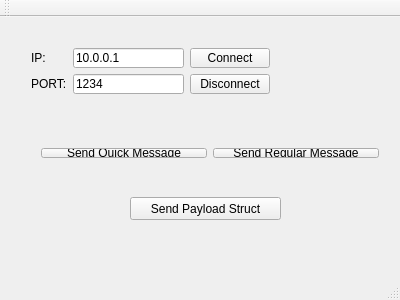
<?xml version="1.0" encoding="UTF-8"?>
<ui version="4.0">
 <class>MainWindow</class>
 <widget class="QMainWindow" name="MainWindow">
  <property name="geometry">
   <rect>
    <x>0</x>
    <y>0</y>
    <width>400</width>
    <height>300</height>
   </rect>
  </property>
  <property name="windowTitle">
   <string>MainWindow</string>
  </property>
  <widget class="QWidget" name="centralWidget">
   <widget class="QWidget" name="layoutWidget">
    <property name="geometry">
     <rect>
      <x>20</x>
      <y>20</y>
      <width>261</width>
      <height>68</height>
     </rect>
    </property>
    <layout class="QHBoxLayout" name="horizontalLayout_2">
     <item>
      <layout class="QHBoxLayout" name="horizontalLayout">
       <item>
        <layout class="QVBoxLayout" name="verticalLayout_2">
         <item>
          <widget class="QLabel" name="label">
           <property name="text">
            <string>IP:</string>
           </property>
          </widget>
         </item>
         <item>
          <widget class="QLabel" name="label_2">
           <property name="text">
            <string>PORT:</string>
           </property>
          </widget>
         </item>
        </layout>
       </item>
       <item>
        <layout class="QVBoxLayout" name="verticalLayout">
         <item>
          <widget class="QLineEdit" name="lineEdit">
           <property name="text">
            <string>10.0.0.1</string>
           </property>
          </widget>
         </item>
         <item>
          <widget class="QLineEdit" name="lineEdit_2">
           <property name="text">
            <string>1234</string>
           </property>
          </widget>
         </item>
        </layout>
       </item>
      </layout>
     </item>
     <item>
      <layout class="QVBoxLayout" name="verticalLayout_3">
       <item>
        <widget class="QPushButton" name="pushButton">
         <property name="text">
          <string>Connect</string>
         </property>
        </widget>
       </item>
       <item>
        <widget class="QPushButton" name="pushButton_2">
         <property name="text">
          <string>Disconnect</string>
         </property>
        </widget>
       </item>
      </layout>
     </item>
    </layout>
   </widget>
   <widget class="QWidget" name="layoutWidget">
    <property name="geometry">
     <rect>
      <x>30</x>
      <y>90</y>
      <width>145</width>
      <height>21</height>
     </rect>
    </property>
    <layout class="QHBoxLayout" name="horizontalLayout_4">
     <item>
      <layout class="QHBoxLayout" name="horizontalLayout_3">
       <item>
        <widget class="QLabel" name="label_3">
         <property name="text">
          <string>Status:</string>
         </property>
        </widget>
       </item>
       <item>
        <widget class="QLabel" name="label_4">
         <property name="text">
          <string>Disconnected.</string>
         </property>
        </widget>
       </item>
      </layout>
     </item>
    </layout>
   </widget>
   <widget class="QWidget" name="layoutWidget">
    <property name="geometry">
     <rect>
      <x>30</x>
      <y>120</y>
      <width>360</width>
      <height>32</height>
     </rect>
    </property>
    <layout class="QHBoxLayout" name="horizontalLayout_5">
     <item>
      <widget class="QPushButton" name="pushButton_3">
       <property name="text">
        <string>Send Quick Message</string>
       </property>
      </widget>
     </item>
     <item>
      <widget class="QPushButton" name="pushButton_4">
       <property name="text">
        <string>Send Regular Message</string>
       </property>
      </widget>
     </item>
    </layout>
   </widget>
   <widget class="QPushButton" name="pushButton_5">
    <property name="geometry">
     <rect>
      <x>130</x>
      <y>180</y>
      <width>151</width>
      <height>23</height>
     </rect>
    </property>
    <property name="text">
     <string>Send Payload Struct</string>
    </property>
   </widget>
  </widget>
  <widget class="QMenuBar" name="menuBar">
   <property name="geometry">
    <rect>
     <x>0</x>
     <y>0</y>
     <width>400</width>
     <height>22</height>
    </rect>
   </property>
  </widget>
  <widget class="QToolBar" name="mainToolBar">
   <attribute name="toolBarArea">
    <enum>TopToolBarArea</enum>
   </attribute>
   <attribute name="toolBarBreak">
    <bool>false</bool>
   </attribute>
  </widget>
  <widget class="QStatusBar" name="statusBar"/>
 </widget>
 <layoutdefault spacing="6" margin="11"/>
 <resources/>
 <connections/>
</ui>
